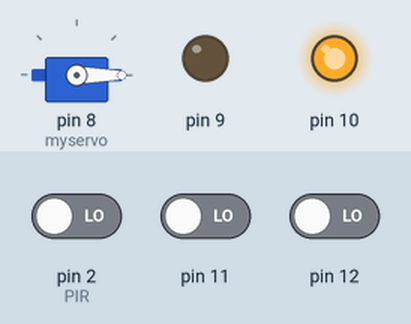
Simulated run of this sketch. Board: Arduino Uno, built with avr-gcc and run on an emulated ATmega328P. Parts: servo, output pins drawn as LEDs (lit = HIGH). Dashed ring = blinking. Inputs (shaded band) come from the test bench; at power-on: pin 2 (PIR) LOW, pin 11 LOW, pin 12 LOW.

Above: at 1.2 s.
1.3 s: pin 2 (PIR) driven HIGH
At 1.45 s:
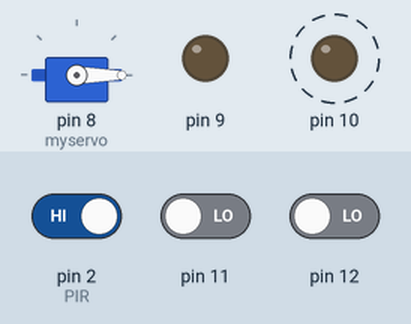
10.3 s: pin 2 (PIR) driven LOW
At 11.7 s:
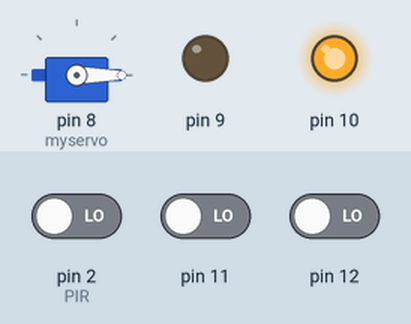
Timing chart, 0 to 12.8 s (numbered marks = the images above; inputs shaded):
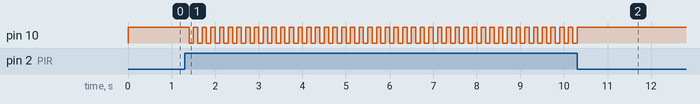

The sketch:

Parcial3AG.ino
```cpp
#include <Servo.h>
Servo myservo;
int contador = 0;  //Variable para guardar la cuenta de pulsaciones
int contador2=0;
int estadoAnteriorBoton2 = 0;
int estadoAnteriorBoton = 0; //Declaramos e inicializamos la variable
int valorBoton = 0; //Declaramos e inicializamos la variable
int valorBoton2 =0;
int rojo=0;
int PIR = 2; //pin donde esta la salida del sensor.
int val = 0;
//------------------------------------
//Funcion principal
//------------------------------------
void setup() // Se ejecuta cada vez que el Arduino se inicia
{
  Serial.begin(9600);   //Inicia comunicación serie
  pinMode(11,INPUT);
  pinMode(12,INPUT);
  pinMode(9,OUTPUT);
  pinMode(10,OUTPUT);
  myservo.attach(8);
  myservo.write(0);
  pinMode(PIR,INPUT);

}

//------------------------------------
//Funcion ciclica
//------------------------------------
void loop() // Esta funcion se mantiene ejecutando
{           //  cuando este alimentado el Arduino

valorBoton=digitalRead(11);
valorBoton2=digitalRead(12);
val = digitalRead(PIR);
int valor ;

if (val == HIGH) {

digitalWrite(10,HIGH);
delay(100);
digitalWrite(10,LOW);
delay(100);
}


if(rojo==0){
digitalWrite(10,HIGH);
myservo.write(0);
}
if(valorBoton!=estadoAnteriorBoton){ //Si hay un cambio de estado, entramos en el if

  if(valorBoton==1){
    contador++; //Aumentamos en una unidad la cuenta
    Serial.println("pulsador 1: ");
    Serial.println(contador); //Imprime el valor por consola

  }
}

if(valorBoton2!=estadoAnteriorBoton2){

if(valorBoton2==1){
    contador2++; //Aumentamos en una unidad la cuenta
    Serial.println("Pulsador 2");
    Serial.println(contador2); //Imprime el valor por consola

  }
}


if(contador  == 3){
  if(contador2 == 2){
  digitalWrite(9, HIGH);
  digitalWrite(10, LOW);
  contador = 0;
  contador2 = 0;
  rojo = 1;
  myservo.write(180);
  valor=myservo.read();
  Serial.println(valor);
  }
}

if(contador == 4){
  if(contador2 == 3){
  digitalWrite(10,HIGH);
  digitalWrite(9, LOW);
  contador = 0;
  contador2 = 0;
  myservo.write(0);
  rojo=0;
  }
}

if(contador>4 || contador2>3){ //borrar si se excede el numero de pulsos
contador=0;
contador2=0;
}
estadoAnteriorBoton=valorBoton; //guardamos el estado actual del pulsador para la siguiente iteración
estadoAnteriorBoton2=valorBoton2;
}
```

Measured:
- after the input at 1.3 s, pin 10: alternates HIGH for 0.10 s and LOW for 0.10 s, starting after 0.10 s
- after the input at 10.3 s, pin 10: goes on until 10.3 s, then stays HIGH
